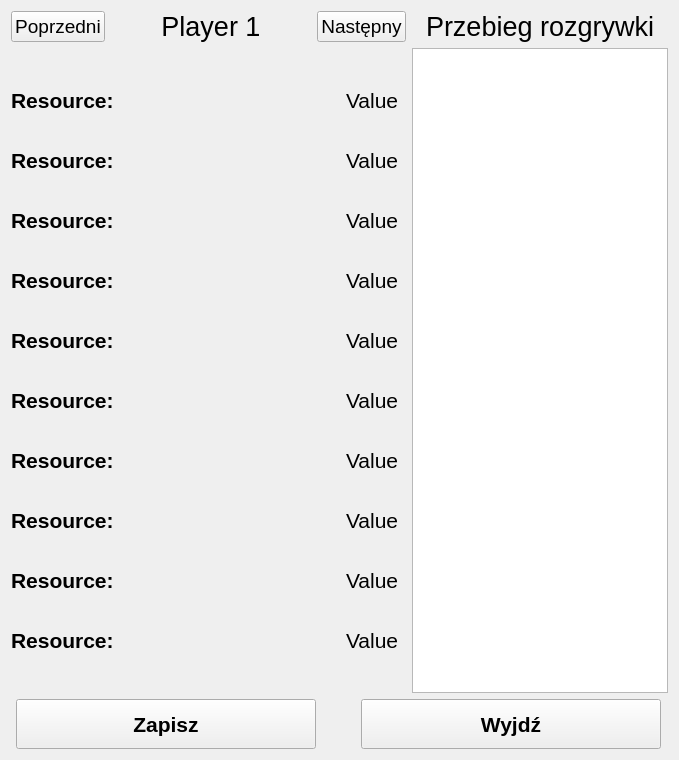
      <widget class="QWidget" name="GameInProgres">
       <layout class="QVBoxLayout" name="verticalLayout_11">
        <item>
         <layout class="QHBoxLayout" name="horizontalLayout_3">
          <item>
           <layout class="QVBoxLayout" name="verticalLayout_9">
            <item>
             <layout class="QVBoxLayout" name="player_option">
              <item>
               <layout class="QHBoxLayout" name="horizontalLayout_9">
                <item>
                 <widget class="QPushButton" name="g_previous">
                  <property name="sizePolicy">
                   <sizepolicy hsizetype="Preferred" vsizetype="Preferred">
                    <horstretch>0</horstretch>
                    <verstretch>0</verstretch>
                   </sizepolicy>
                  </property>
                  <property name="maximumSize">
                   <size>
                    <width>200</width>
                    <height>50</height>
                   </size>
                  </property>
                  <property name="font">
                   <font>
                    <pointsize>14</pointsize>
                   </font>
                  </property>
                  <property name="text">
                   <string>Poprzedni</string>
                  </property>
                 </widget>
                </item>
                <item>
                 <widget class="QLabel" name="g_curr_plr">
                  <property name="sizePolicy">
                   <sizepolicy hsizetype="Preferred" vsizetype="Preferred">
                    <horstretch>0</horstretch>
                    <verstretch>0</verstretch>
                   </sizepolicy>
                  </property>
                  <property name="minimumSize">
                   <size>
                    <width>200</width>
                    <height>0</height>
                   </size>
                  </property>
                  <property name="maximumSize">
                   <size>
                    <width>300</width>
                    <height>50</height>
                   </size>
                  </property>
                  <property name="font">
                   <font>
                    <pointsize>20</pointsize>
                   </font>
                  </property>
                  <property name="text">
                   <string>Player 1</string>
                  </property>
                  <property name="alignment">
                   <set>Qt::AlignCenter</set>
                  </property>
                 </widget>
                </item>
                <item>
                 <widget class="QPushButton" name="g_next">
                  <property name="sizePolicy">
                   <sizepolicy hsizetype="Minimum" vsizetype="Minimum">
                    <horstretch>0</horstretch>
                    <verstretch>0</verstretch>
                   </sizepolicy>
                  </property>
                  <property name="maximumSize">
                   <size>
                    <width>200</width>
                    <height>50</height>
                   </size>
                  </property>
                  <property name="font">
                   <font>
                    <pointsize>14</pointsize>
                   </font>
                  </property>
                  <property name="text">
                   <string>Następny</string>
                  </property>
                 </widget>
                </item>
               </layout>
              </item>
             </layout>
            </item>
            <item>
             <spacer name="verticalSpacer">
              <property name="orientation">
               <enum>Qt::Vertical</enum>
              </property>
              <property name="sizeHint" stdset="0">
               <size>
                <width>20</width>
                <height>40</height>
               </size>
              </property>
             </spacer>
            </item>
            <item>
             <layout class="QVBoxLayout" name="verticalLayout_4">
              <property name="spacing">
               <number>35</number>
              </property>
              <item>
               <layout class="QHBoxLayout" name="g_res_layout_1">
                <item>
                 <widget class="QLabel" name="g_res1">
                  <property name="sizePolicy">
                   <sizepolicy hsizetype="Preferred" vsizetype="Preferred">
                    <horstretch>0</horstretch>
                    <verstretch>0</verstretch>
                   </sizepolicy>
                  </property>
                  <property name="minimumSize">
                   <size>
                    <width>300</width>
                    <height>0</height>
                   </size>
                  </property>
                  <property name="font">
                   <font>
                    <pointsize>16</pointsize>
                    <weight>75</weight>
                    <bold>true</bold>
                   </font>
                  </property>
                  <property name="text">
                   <string>Resource:</string>
                  </property>
                 </widget>
                </item>
                <item>
                 <widget class="QLabel" name="g_v_res1">
                  <property name="sizePolicy">
                   <sizepolicy hsizetype="Preferred" vsizetype="Preferred">
                    <horstretch>0</horstretch>
                    <verstretch>0</verstretch>
                   </sizepolicy>
                  </property>
                  <property name="font">
                   <font>
                    <pointsize>16</pointsize>
                    <weight>50</weight>
                    <bold>false</bold>
                   </font>
                  </property>
                  <property name="text">
                   <string>Value</string>
                  </property>
                 </widget>
                </item>
               </layout>
              </item>
              <item>
               <layout class="QHBoxLayout" name="g_res_layout_2">
                <item>
                 <widget class="QLabel" name="g_res2">
                  <property name="sizePolicy">
                   <sizepolicy hsizetype="Preferred" vsizetype="Preferred">
                    <horstretch>0</horstretch>
                    <verstretch>0</verstretch>
                   </sizepolicy>
                  </property>
                  <property name="minimumSize">
                   <size>
                    <width>300</width>
                    <height>0</height>
                   </size>
                  </property>
                  <property name="font">
                   <font>
                    <pointsize>16</pointsize>
                    <weight>75</weight>
                    <bold>true</bold>
                   </font>
                  </property>
                  <property name="text">
                   <string>Resource:</string>
                  </property>
                 </widget>
                </item>
                <item>
                 <widget class="QLabel" name="g_v_res2">
                  <property name="sizePolicy">
                   <sizepolicy hsizetype="Preferred" vsizetype="Preferred">
                    <horstretch>0</horstretch>
                    <verstretch>0</verstretch>
                   </sizepolicy>
                  </property>
                  <property name="font">
                   <font>
                    <pointsize>16</pointsize>
                    <weight>50</weight>
                    <bold>false</bold>
                   </font>
                  </property>
                  <property name="text">
                   <string>Value</string>
                  </property>
                 </widget>
                </item>
               </layout>
              </item>
              <item>
               <layout class="QHBoxLayout" name="g_res_layout_3">
                <item>
                 <widget class="QLabel" name="g_res3">
                  <property name="sizePolicy">
                   <sizepolicy hsizetype="Preferred" vsizetype="Preferred">
                    <horstretch>0</horstretch>
                    <verstretch>0</verstretch>
                   </sizepolicy>
                  </property>
                  <property name="minimumSize">
                   <size>
                    <width>300</width>
                    <height>0</height>
                   </size>
                  </property>
                  <property name="font">
                   <font>
                    <pointsize>16</pointsize>
                    <weight>75</weight>
                    <bold>true</bold>
                   </font>
                  </property>
                  <property name="text">
                   <string>Resource:</string>
                  </property>
                 </widget>
                </item>
                <item>
                 <widget class="QLabel" name="g_v_res3">
                  <property name="sizePolicy">
                   <sizepolicy hsizetype="Preferred" vsizetype="Preferred">
                    <horstretch>0</horstretch>
                    <verstretch>0</verstretch>
                   </sizepolicy>
                  </property>
                  <property name="font">
                   <font>
                    <pointsize>16</pointsize>
                    <weight>50</weight>
                    <bold>false</bold>
                   </font>
                  </property>
                  <property name="text">
                   <string>Value</string>
                  </property>
                 </widget>
                </item>
               </layout>
              </item>
              <item>
               <layout class="QHBoxLayout" name="g_res_layout_4">
                <item>
                 <widget class="QLabel" name="g_res4">
                  <property name="sizePolicy">
                   <sizepolicy hsizetype="Preferred" vsizetype="Preferred">
                    <horstretch>0</horstretch>
                    <verstretch>0</verstretch>
                   </sizepolicy>
                  </property>
                  <property name="minimumSize">
                   <size>
                    <width>300</width>
                    <height>0</height>
                   </size>
                  </property>
                  <property name="font">
                   <font>
                    <pointsize>16</pointsize>
                    <weight>75</weight>
                    <bold>true</bold>
                   </font>
                  </property>
                  <property name="text">
                   <string>Resource:</string>
                  </property>
                 </widget>
                </item>
                <item>
                 <widget class="QLabel" name="g_v_res4">
                  <property name="sizePolicy">
                   <sizepolicy hsizetype="Preferred" vsizetype="Preferred">
                    <horstretch>0</horstretch>
                    <verstretch>0</verstretch>
                   </sizepolicy>
                  </property>
                  <property name="font">
                   <font>
                    <pointsize>16</pointsize>
                    <weight>50</weight>
                    <bold>false</bold>
                   </font>
                  </property>
                  <property name="text">
                   <string>Value</string>
                  </property>
                 </widget>
                </item>
               </layout>
              </item>
              <item>
               <layout class="QHBoxLayout" name="g_res_layout_5">
                <item>
                 <widget class="QLabel" name="g_res5">
                  <property name="sizePolicy">
                   <sizepolicy hsizetype="Preferred" vsizetype="Preferred">
                    <horstretch>0</horstretch>
                    <verstretch>0</verstretch>
                   </sizepolicy>
                  </property>
                  <property name="minimumSize">
                   <size>
                    <width>300</width>
                    <height>0</height>
                   </size>
                  </property>
                  <property name="font">
                   <font>
                    <pointsize>16</pointsize>
                    <weight>75</weight>
                    <bold>true</bold>
                   </font>
                  </property>
                  <property name="text">
                   <string>Resource:</string>
                  </property>
                 </widget>
                </item>
                <item>
                 <widget class="QLabel" name="g_v_res5">
                  <property name="sizePolicy">
                   <sizepolicy hsizetype="Preferred" vsizetype="Preferred">
                    <horstretch>0</horstretch>
                    <verstretch>0</verstretch>
                   </sizepolicy>
                  </property>
                  <property name="font">
                   <font>
                    <pointsize>16</pointsize>
                    <weight>50</weight>
                    <bold>false</bold>
                   </font>
                  </property>
                  <property name="text">
                   <string>Value</string>
                  </property>
                 </widget>
                </item>
               </layout>
              </item>
              <item>
               <layout class="QHBoxLayout" name="g_res_layout_6">
                <item>
                 <widget class="QLabel" name="g_res6">
                  <property name="sizePolicy">
                   <sizepolicy hsizetype="Preferred" vsizetype="Preferred">
                    <horstretch>0</horstretch>
                    <verstretch>0</verstretch>
                   </sizepolicy>
                  </property>
                  <property name="minimumSize">
                   <size>
                    <width>300</width>
                    <height>0</height>
                   </size>
                  </property>
                  <property name="font">
                   <font>
                    <pointsize>16</pointsize>
                    <weight>75</weight>
                    <bold>true</bold>
                   </font>
                  </property>
                  <property name="text">
                   <string>Resource:</string>
                  </property>
                 </widget>
                </item>
                <item>
                 <widget class="QLabel" name="g_v_res6">
                  <property name="sizePolicy">
                   <sizepolicy hsizetype="Preferred" vsizetype="Preferred">
                    <horstretch>0</horstretch>
                    <verstretch>0</verstretch>
                   </sizepolicy>
                  </property>
                  <property name="font">
                   <font>
                    <pointsize>16</pointsize>
                    <weight>50</weight>
                    <bold>false</bold>
                   </font>
                  </property>
                  <property name="text">
                   <string>Value</string>
                  </property>
                 </widget>
                </item>
               </layout>
              </item>
              <item>
               <layout class="QHBoxLayout" name="g_res_layout_7">
                <item>
                 <widget class="QLabel" name="g_res7">
                  <property name="sizePolicy">
                   <sizepolicy hsizetype="Preferred" vsizetype="Preferred">
                    <horstretch>0</horstretch>
                    <verstretch>0</verstretch>
                   </sizepolicy>
                  </property>
                  <property name="minimumSize">
                   <size>
                    <width>300</width>
                    <height>0</height>
                   </size>
                  </property>
                  <property name="font">
                   <font>
                    <pointsize>16</pointsize>
                    <weight>75</weight>
                    <bold>true</bold>
                   </font>
                  </property>
                  <property name="text">
                   <string>Resource:</string>
                  </property>
                 </widget>
                </item>
                <item>
                 <widget class="QLabel" name="g_v_res7">
                  <property name="sizePolicy">
                   <sizepolicy hsizetype="Preferred" vsizetype="Preferred">
                    <horstretch>0</horstretch>
                    <verstretch>0</verstretch>
                   </sizepolicy>
                  </property>
                  <property name="font">
                   <font>
                    <pointsize>16</pointsize>
                    <weight>50</weight>
                    <bold>false</bold>
                   </font>
                  </property>
                  <property name="text">
                   <string>Value</string>
                  </property>
                 </widget>
                </item>
               </layout>
              </item>
              <item>
               <layout class="QHBoxLayout" name="g_res_layout_8">
                <item>
                 <widget class="QLabel" name="g_res8">
                  <property name="sizePolicy">
                   <sizepolicy hsizetype="Preferred" vsizetype="Preferred">
                    <horstretch>0</horstretch>
                    <verstretch>0</verstretch>
                   </sizepolicy>
                  </property>
                  <property name="minimumSize">
                   <size>
                    <width>300</width>
                    <height>0</height>
                   </size>
                  </property>
                  <property name="font">
                   <font>
                    <pointsize>16</pointsize>
                    <weight>75</weight>
                    <bold>true</bold>
                   </font>
                  </property>
                  <property name="text">
                   <string>Resource:</string>
                  </property>
                 </widget>
                </item>
                <item>
                 <widget class="QLabel" name="g_v_res8">
                  <property name="sizePolicy">
                   <sizepolicy hsizetype="Preferred" vsizetype="Preferred">
                    <horstretch>0</horstretch>
                    <verstretch>0</verstretch>
                   </sizepolicy>
                  </property>
                  <property name="font">
                   <font>
                    <pointsize>16</pointsize>
                    <weight>50</weight>
                    <bold>false</bold>
                   </font>
                  </property>
                  <property name="text">
                   <string>Value</string>
                  </property>
                 </widget>
                </item>
               </layout>
              </item>
              <item>
               <layout class="QHBoxLayout" name="g_res_layout_9">
                <item>
                 <widget class="QLabel" name="g_res9">
                  <property name="sizePolicy">
                   <sizepolicy hsizetype="Preferred" vsizetype="Preferred">
                    <horstretch>0</horstretch>
                    <verstretch>0</verstretch>
                   </sizepolicy>
                  </property>
                  <property name="minimumSize">
                   <size>
                    <width>300</width>
                    <height>0</height>
                   </size>
                  </property>
                  <property name="font">
                   <font>
                    <pointsize>16</pointsize>
                    <weight>75</weight>
                    <bold>true</bold>
                   </font>
                  </property>
                  <property name="text">
                   <string>Resource:</string>
                  </property>
                 </widget>
                </item>
                <item>
                 <widget class="QLabel" name="g_v_res9">
                  <property name="sizePolicy">
                   <sizepolicy hsizetype="Preferred" vsizetype="Preferred">
                    <horstretch>0</horstretch>
                    <verstretch>0</verstretch>
                   </sizepolicy>
                  </property>
                  <property name="font">
                   <font>
                    <pointsize>16</pointsize>
                    <weight>50</weight>
                    <bold>false</bold>
                   </font>
                  </property>
                  <property name="text">
                   <string>Value</string>
                  </property>
                 </widget>
                </item>
               </layout>
              </item>
              <item>
               <layout class="QHBoxLayout" name="g_res_layout_10">
                <item>
                 <widget class="QLabel" name="g_res10">
                  <property name="sizePolicy">
                   <sizepolicy hsizetype="Preferred" vsizetype="Preferred">
                    <horstretch>0</horstretch>
                    <verstretch>0</verstretch>
                   </sizepolicy>
                  </property>
                  <property name="minimumSize">
                   <size>
                    <width>300</width>
                    <height>0</height>
                   </size>
                  </property>
                  <property name="font">
                   <font>
                    <pointsize>16</pointsize>
                    <weight>75</weight>
                    <bold>true</bold>
                   </font>
                  </property>
                  <property name="text">
                   <string>Resource:</string>
                  </property>
                 </widget>
                </item>
                <item>
                 <widget class="QLabel" name="g_v_res10">
                  <property name="sizePolicy">
                   <sizepolicy hsizetype="Preferred" vsizetype="Preferred">
                    <horstretch>0</horstretch>
                    <verstretch>0</verstretch>
                   </sizepolicy>
                  </property>
                  <property name="font">
                   <font>
                    <pointsize>16</pointsize>
                    <weight>50</weight>
                    <bold>false</bold>
                   </font>
                  </property>
                  <property name="text">
                   <string>Value</string>
                  </property>
                 </widget>
                </item>
               </layout>
              </item>
             </layout>
            </item>
            <item>
             <spacer name="verticalSpacer_2">
              <property name="orientation">
               <enum>Qt::Vertical</enum>
              </property>
              <property name="sizeHint" stdset="0">
               <size>
                <width>20</width>
                <height>40</height>
               </size>
              </property>
             </spacer>
            </item>
           </layout>
          </item>
          <item>
           <layout class="QVBoxLayout" name="verticalLayout_10">
            <item>
             <widget class="QLabel" name="label_5">
              <property name="font">
               <font>
                <pointsize>20</pointsize>
               </font>
              </property>
              <property name="text">
               <string>Przebieg rozgrywki</string>
              </property>
              <property name="alignment">
               <set>Qt::AlignBottom|Qt::AlignHCenter</set>
              </property>
             </widget>
            </item>
            <item>
             <widget class="QListWidget" name="CommandLogs">
              <property name="font">
               <font>
                <pointsize>12</pointsize>
                <weight>75</weight>
                <bold>true</bold>
               </font>
              </property>
             </widget>
            </item>
           </layout>
          </item>
         </layout>
        </item>
        <item>
         <layout class="QHBoxLayout" name="buttons">
          <property name="spacing">
           <number>0</number>
          </property>
          <item>
           <widget class="QPushButton" name="BtnSave_inGame">
            <property name="enabled">
             <bool>true</bool>
            </property>
            <property name="minimumSize">
             <size>
              <width>300</width>
              <height>50</height>
             </size>
            </property>
            <property name="maximumSize">
             <size>
              <width>300</width>
              <height>16777215</height>
             </size>
            </property>
            <property name="font">
             <font>
              <pointsize>16</pointsize>
              <weight>75</weight>
              <bold>true</bold>
             </font>
            </property>
            <property name="text">
             <string>Zapisz</string>
            </property>
           </widget>
          </item>
          <item>
           <spacer name="horizontalSpacer_25">
            <property name="orientation">
             <enum>Qt::Horizontal</enum>
            </property>
            <property name="sizeType">
             <enum>QSizePolicy::Minimum</enum>
            </property>
            <property name="sizeHint" stdset="0">
             <size>
              <width>40</width>
              <height>20</height>
             </size>
            </property>
           </spacer>
          </item>
          <item>
           <widget class="QPushButton" name="BtnReturn_InGame">
            <property name="minimumSize">
             <size>
              <width>300</width>
              <height>50</height>
             </size>
            </property>
            <property name="maximumSize">
             <size>
              <width>300</width>
              <height>16777215</height>
             </size>
            </property>
            <property name="font">
             <font>
              <pointsize>16</pointsize>
              <weight>75</weight>
              <bold>true</bold>
             </font>
            </property>
            <property name="text">
             <string>Wyjdź</string>
            </property>
           </widget>
          </item>
         </layout>
        </item>
       </layout>
      </widget>
